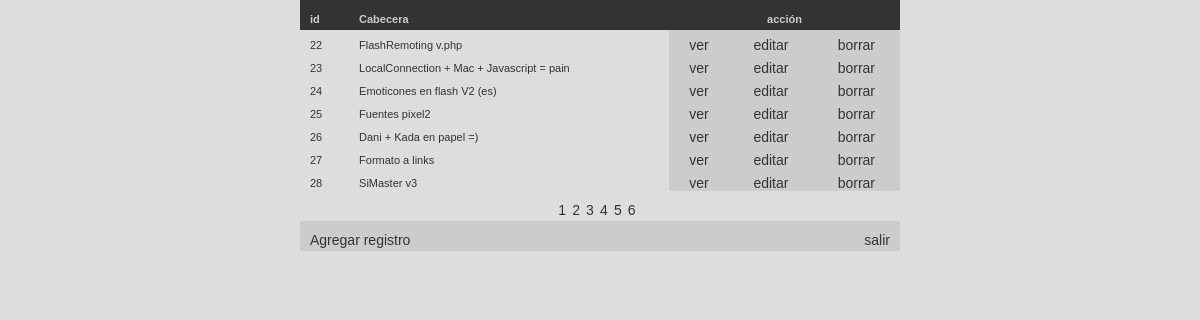
/admin/index.php?pagina=4, run on the app's committed database.
### tables this page shows
CREATE TABLE IF NOT EXISTS `agenda` (
  `id` mediumint(8) NOT NULL auto_increment,
  `seccion` mediumint(8) NOT NULL default '0',
  `cabecera` varchar(50) NOT NULL default '',
  `texto` text NOT NULL,
  `fecha` varchar(8) NOT NULL default '20030000',
  `foto` varchar(40) NOT NULL default 'n/a',
  UNIQUE KEY `id` (`id`),
  KEY `cabecera` (`cabecera`),
  KEY `fecha` (`fecha`)
);

### includes/config.php (called while the page is built, shortened)
<?php
$NRPP=7;
?>

### includes/funciones.php (the view, shortened to what this page needs)
<?php
function muestraRegistros($p){
	global $NRPP;
	$regInicio= ($p - 1) * $NRPP;
	$res = mysql_query("SELECT id,cabecera FROM agenda  ORDER BY id  LIMIT $regInicio ,$NRPP") or die (mysql_error());
		if (mysql_num_rows($res) > 0) {
			while(list($id,$cabecera) = mysql_fetch_array($res)){
			?>
	 <tr>
	   <td class="texto"><?php echo $id;?></td>
	   <td class="texto"><?php echo $cabecera;?></td>
	   <td align="center" class="pie"><a href="agenda_ver.php?id=<?php echo $id;?>">ver</a></td>
	   <td align="center" class="pie"><a href="agenda_editar.php?id=<?php echo $id;?>">editar</a></td>
	   <td align="center" class="pie"><a href="agenda_borrar.php?id=<?php echo $id;?>&cabecera=<?php echo $cabecera;?>">borrar</a></td>
	 </tr>
			<?php
			}
		}else{
			?>
	 <tr>
	   <td colspan="5" align="center">No hay datos</td>
	 </tr>
			<?php
		}
}
function barraPaginador() {
	global $NRPP;
		$res = mysql_query("SELECT id FROM agenda ") or die (mysql_error());
		$NP = mysql_num_rows($res) / $NRPP;
		$resto = mysql_num_rows($res) % $NRPP;
		if ($resto != 0)
			$NP++;
		for ($i=1;$i<=$NP;$i++){
			echo "<A HREF='".$_SERVER['PHP_SELF']."?pagina=".$i."'>". ($i) ."</A>&nbsp;&nbsp;";
		}
}
?>

### estilos.css (style rules this page uses)
body { scrollbar-face-color: #BBBBBB; scrollbar-highlight-color: #BBBBBB; scrollbar-shadow-color: #BBBBBB; scrollbar-3dlight-color: #BBBBBB; scrollbar-darkshadow-color: #BBBBBB; scrollbar-arrow-color: #333333; scrollbar-track-color: #DDDDDD; scrollbar-base-color: #BBBBBB; background-color: #dddddD; margin: 0 0 0 0; }
A:link { color:#333333; font-size:14px; text-decoration: none; font-family:Arial,Verdana,sans-serif; }
.texto { font-size: 11px; font-family:Arial,Verdana,sans-serif; color:#333333; text-align: justify; }
td { font-size: 11px; font-family:Arial,Verdana,sans-serif; color:#333333; padding: 7 10 0 10; }
.pie { font-size: 11px; font-family:Arial,Verdana,sans-serif; color:333333; background:#CCCCCC; }

### data on the page
agenda: id "22", cabecera "FlashRemoting v.php"
agenda: id "23", cabecera "LocalConnection + Mac + Javascript = pain"
agenda: id "24", cabecera "Emoticones en flash V2 (es)"
agenda: id "25", cabecera "Fuentes pixel2"
agenda: id "26", cabecera "Dani + Kada en papel =)"
agenda: id "27", cabecera "Formato a links"
agenda: id "28", cabecera "SiMaster v3"
